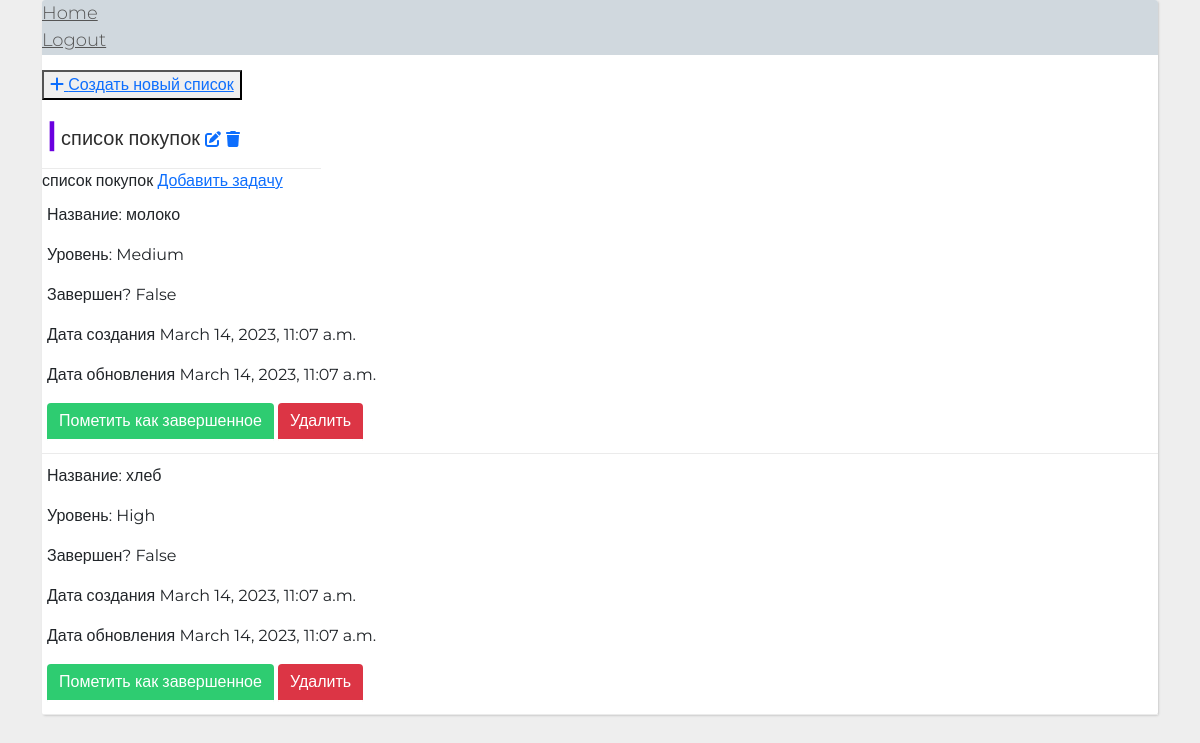
The app's page /list&task=8 (signed in), older data.
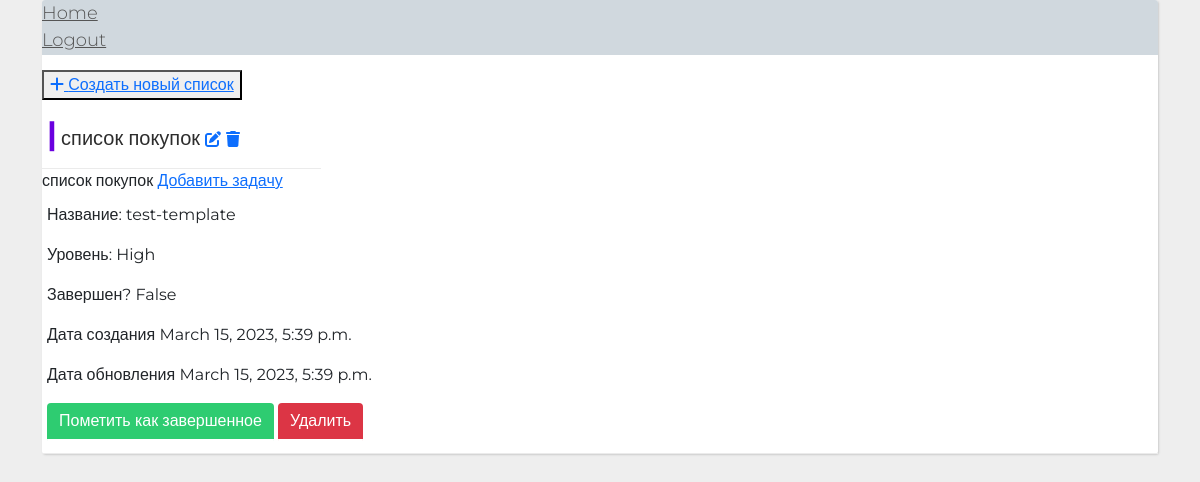
The same page, newer data.
### profiles/models.py (models this page shows, shortened)
class ProfileCategory(models.Model):
    profile = models.ForeignKey(User, on_delete=models.CASCADE, verbose_name='Пользователь')
    name = models.CharField(max_length=200, verbose_name='Название списка заданий')
    color = models.CharField(max_length=7, verbose_name='Цвет списка', choices=COLOR_PALETTE)
    created_at = models.DateTimeField(auto_now_add=True)
    updated_at = models.DateTimeField(auto_now=True)
    class Meta:
        verbose_name = "Список задач пользователя"
        verbose_name_plural = "Списки задач пользователей"
        order_with_respect_to = 'profile'

### tasks/models.py (models this page shows, shortened)
class Task(models.Model):
    task_list = models.ForeignKey(ProfileCategory, on_delete=models.CASCADE, verbose_name='Список заданий')
    name = models.CharField(max_length=200, verbose_name='Название задания')
    level = models.ForeignKey(TaskLevel, on_delete=models.CASCADE, verbose_name='Уровень важности')
    is_done = models.BooleanField(default=False, verbose_name='Завершен?')
    created_at = models.DateTimeField(auto_now_add=True, verbose_name='Дата создания')
    updated_at = models.DateTimeField(auto_now=True, verbose_name='Дата обновления')
    class Meta:
        verbose_name = 'Задание'
        verbose_name_plural = 'Задания'
        order_with_respect_to = 'is_done'

class TaskLevel(models.Model):
    name = models.CharField(max_length=200, verbose_name='Название уровня задания')
    color = models.CharField(max_length=200, verbose_name='Цвет уровня задания')
    class Meta:
        verbose_name = 'Уровень заданий'
        verbose_name_plural = 'Уровни заданий'

### profiles/views.py (the view)
# urls.py: path('list&task=<int:pk>', views.list_view, name='list'),
def list_view(request, pk):
    if not request.user.is_authenticated:
        return render(request, "index.html")
    profile = User.objects.get(username=request.user.username)
    profile_lists = ProfileCategory.objects.filter(profile=profile)
    task_list = get_object_or_404(ProfileCategory, pk=pk)
    tasks = Task.objects.filter(task_list=task_list)
    return render(request, 'tasks/task-list.html', {'task_list': task_list, 'tasks': tasks, 'lists': profile_lists})

### templates/tasks/task-list.html
{% extends 'base.html' %}
{% block content %}
    {% include "profiles/partials/task-lists.html" %}
    {{ task_list.name }}
    <a href="{% url 'create-task' pk=task_list.pk %}">Добавить задачу</a>
    <ul class="widget-todo">
        {% for item in tasks %}
            <li class="item">
                <div class="item__card">
                    <p>Название: {{ item.name }}</p>
                    <p>Уровень: {{ item.level.name }}</p>
                    <p>Завершен? {{ item.is_done }}</p>
                    <p>Дата создания {{ item.created_at }}</p>
                    <p>Дата обновления {{ item.updated_at }}</p>
                    {% if item.is_done %}
                    <a href="{% url 'incomplete-task' pk=task_list.pk task_id=item.pk %}" class="btn btn-success">Пометить как незавершенное</a>
                    {% else %}
                    <a href="{% url 'complete-task' pk=task_list.pk task_id=item.pk %}" class="btn btn-success">Пометить как завершенное</a>
                    {% endif %}
                    <a href="{% url 'delete-task' pk=task_list.pk task_id=item.pk %}" class="btn btn-danger">Удалить</a>
                </div>
            </li>
        {% endfor %}
    </ul>
{% endblock %}

### templates/base.html (shortened to what this page needs)
<!DOCTYPE html>
<html lang="en">
<head>
    <link href="https://cdn.jsdelivr.net/npm/bootstrap@5.0.2/dist/css/bootstrap.min.css" rel="stylesheet"
>
    {% load static %}
    <link rel="stylesheet" href="{% static "css/style.css" %}">
</head>
<body>
<div class="container ">
    <div class="col-xxl-12">
        {% include "profiles/partials/header.html" %}
        {% block content %}
        {% endblock %}
        {% include "profiles/partials/footer.html" %}
    </div>
</div>
</body>

### templates/profiles/partials/header.html
<div class="main-box clearfix">
    <div class="tabs-wrapper tabs-no-header">
        <ul class="nav nav-tabs navbar-nav ml-auto">
            <li class="nav-item"><a href="{% url 'home' %}">Home</a></li>
            {% if request.user.is_authenticated %}
                <li class="nav-item"><a href="{% url 'logout' %}">Logout</a></li>
            {% else %}
                <li class="nav-item"><a href="{% url 'login' %}">Login</a></li>
                <li class="nav-item"><a href="{% url 'register' %}">Register</a></li>
            {% endif %}
        </ul>

### templates/profiles/partials/task-lists.html
<div class="col-sm-3">
    <div class="tab-pane" id="tab-todo">
        {% if request.user.is_authenticated %}
            <button class=button-13" role="button">
                <a  href="{% url 'create-list' %}">
                    <i class="fa-solid fa-plus"></i>
                    Создать новый список
                </a>
            </button>
            <ul class="widget-todo">
                {% for item in lists %}
                    <li class="item">
                        <span style="color: {{ item.color }}; font-weight: bold; font-size: 32px">|</span>
                        <a class="item__link" href="{% url 'list' pk=item.pk %}">
                            {{ item.name }}
                        </a>
                        <a href="{% url 'edit-list' pk=item.pk %}"><i class="fa-solid fa-pen-to-square"></i></a>
                        <a href="{% url 'delete-list' pk=item.pk %}"><i class="fa fa-trash" aria-hidden="true"></i></a>
                    </li>
                {% endfor %}
            </ul>
        {% endif %}
    </div>
</div>

### templates/profiles/partials/footer.html
</div>

### static/css/style.css (style rules this page uses)
body { background: #eee; font-family: "Montserrat", sans-serif; }
.btn-success { background-color: #2ecc71; border-color: #27ae60; }
.btn { border: none; padding: 6px 12px; border-bottom: 4px solid; -webkit-transition: border-color 0.1s ease-in-out 0s, background-color 0.1s ease-in-out 0s; transition: border-color 0.1s ease-in-out 0s, background-color 0.1s ease-in-out 0s; outline: none; }
.widget-todo>li { border-bottom: 1px solid #ebebeb; padding: 10px 5px; }
.widget-todo { list-style: none; margin: 0; padding: 0; }
.nav-tabs>li>a { border-radius: 0; font-size: 1.125em; font-weight: 300; outline: none; color: #555; margin-right: 3px; }
.nav>li { float: left; }
.tabs-wrapper .nav-tabs { margin-bottom: 15px; }
.nav-tabs { background: #d0d8de; border-color: transparent; -moz-border-radius: 3px 3px 0 0; -webkit-border-radius: 3px 3px 0 0; border-radius: 3px 3px 0 0; }
.main-box { background: #FFFFFF; -webkit-box-shadow: 1px 1px 2px 0 #CCCCCC; -moz-box-shadow: 1px 1px 2px 0 #CCCCCC; -o-box-shadow: 1px 1px 2px 0 #CCCCCC; -ms-box-shadow: 1px 1px 2px 0 #CCCCCC; box-shadow: 1px 1px 2px 0 #CCCCCC; margin-bottom: 16px; -webikt-border-radius: 3px; -moz-border-radius: 3px; border-radius: 3px; }
.item__link { text-decoration: none; color: #2d2d2d; font-size: 20px; }

Row changes from the older to the newer data that the page shows:
removed Task: name "молоко", level.name "Medium", is_done "False", created_at "March 14, 2023, 11:07 a.m.", updated_at "March 14, 2023, 11:07 a.m.", shows "Пометить как завершенное"
removed Task: name "хлеб", level.name "High", is_done "False", created_at "March 14, 2023, 11:07 a.m.", updated_at "March 14, 2023, 11:07 a.m.", shows "Пометить как завершенное"
added Task: name "test-template", level.name "High", is_done "False", created_at "March 15, 2023, 5:39 p.m.", updated_at "March 15, 2023, 5:39 p.m.", shows "Пометить как завершенное"
